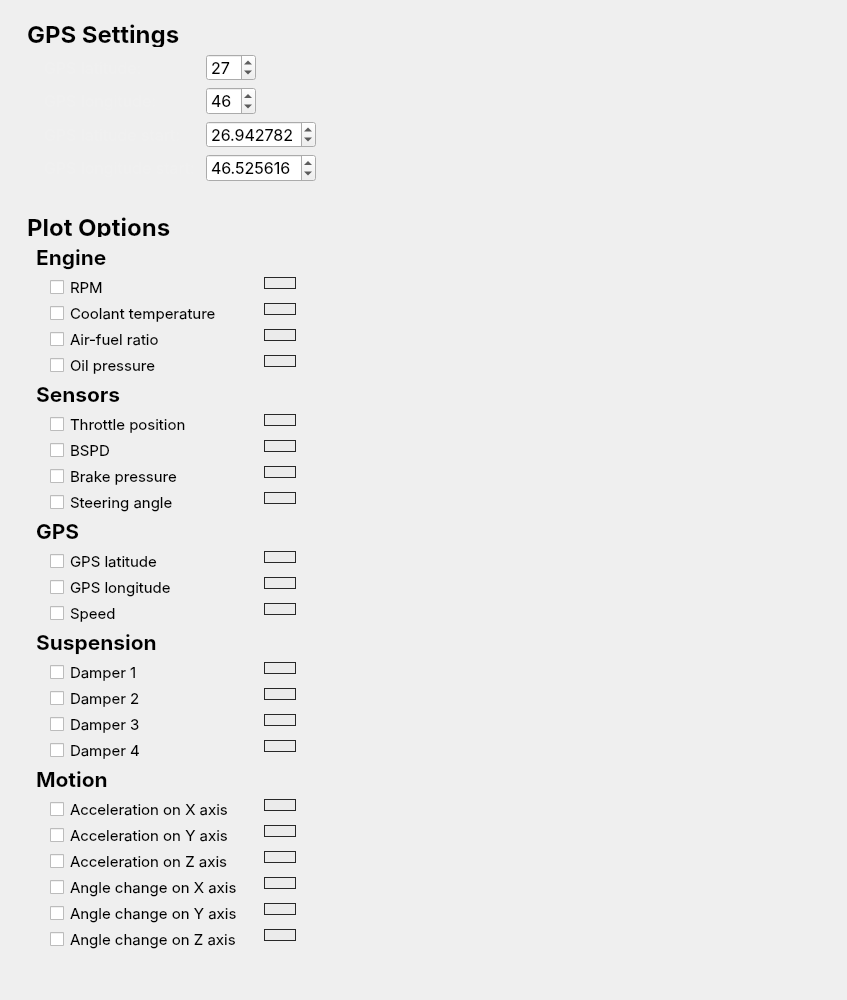
             <widget class="QWidget" name="scrollAreaWidgetContents">
              <property name="geometry">
               <rect>
                <x>0</x>
                <y>0</y>
                <width>847</width>
                <height>1000</height>
               </rect>
              </property>
              <property name="minimumSize">
               <size>
                <width>0</width>
                <height>1000</height>
               </size>
              </property>
              <layout class="QVBoxLayout" name="verticalLayout_11">
               <item>
                <widget class="QWidget" name="gpsSettingsContainer" native="true">
                 <property name="minimumSize">
                  <size>
                   <width>0</width>
                   <height>50</height>
                  </size>
                 </property>
                 <property name="styleSheet">
                  <string notr="true"/>
                 </property>
                 <layout class="QFormLayout" name="formLayout">
                  <property name="bottomMargin">
                   <number>9</number>
                  </property>
                  <item row="0" column="0">
                   <widget class="QLabel" name="gpsSettingsLabel">
                    <property name="font">
                     <font>
                      <family>Inter</family>
                      <pointsize>18</pointsize>
                      <bold>true</bold>
                     </font>
                    </property>
                    <property name="styleSheet">
                     <string notr="true">padding-bottom: 1px;</string>
                    </property>
                    <property name="text">
                     <string>GPS Settings</string>
                    </property>
                   </widget>
                  </item>
                  <item row="1" column="0">
                   <widget class="QLabel" name="gpsLatLabel">
                    <property name="font">
                     <font>
                      <family>Inter</family>
                      <pointsize>12</pointsize>
                     </font>
                    </property>
                    <property name="styleSheet">
                     <string notr="true">padding-left: 20px;
color: rgb(240, 240, 240);</string>
                    </property>
                    <property name="text">
                     <string>GPS latitude:</string>
                    </property>
                   </widget>
                  </item>
                  <item row="1" column="1">
                   <widget class="QSpinBox" name="gpsLatSelector">
                    <property name="maximumSize">
                     <size>
                      <width>50</width>
                      <height>16777215</height>
                     </size>
                    </property>
                    <property name="font">
                     <font>
                      <family>Inter</family>
                      <pointsize>12</pointsize>
                     </font>
                    </property>
                    <property name="value">
                     <number>27</number>
                    </property>
                   </widget>
                  </item>
                  <item row="3" column="0">
                   <widget class="QLabel" name="gpsLongLabel">
                    <property name="font">
                     <font>
                      <family>Inter</family>
                      <pointsize>12</pointsize>
                     </font>
                    </property>
                    <property name="styleSheet">
                     <string notr="true">padding-left: 20px;
color: rgb(240, 240, 240);</string>
                    </property>
                    <property name="text">
                     <string>GPS longitude: </string>
                    </property>
                   </widget>
                  </item>
                  <item row="3" column="1">
                   <widget class="QSpinBox" name="gpsLongSelector">
                    <property name="maximumSize">
                     <size>
                      <width>50</width>
                      <height>16777215</height>
                     </size>
                    </property>
                    <property name="font">
                     <font>
                      <family>Inter</family>
                      <pointsize>12</pointsize>
                     </font>
                    </property>
                    <property name="value">
                     <number>46</number>
                    </property>
                   </widget>
                  </item>
                  <item row="5" column="0">
                   <widget class="QLabel" name="gpsLatLabelStart">
                    <property name="font">
                     <font>
                      <family>Inter</family>
                      <pointsize>12</pointsize>
                     </font>
                    </property>
                    <property name="styleSheet">
                     <string notr="true">padding-left: 20px;
color: rgb(240, 240, 240);</string>
                    </property>
                    <property name="text">
                     <string>GPS latitude start:</string>
                    </property>
                   </widget>
                  </item>
                  <item row="7" column="0">
                   <widget class="QLabel" name="gpsLongLabelStart">
                    <property name="font">
                     <font>
                      <family>Inter</family>
                      <pointsize>12</pointsize>
                     </font>
                    </property>
                    <property name="styleSheet">
                     <string notr="true">padding-left: 20px;
color: rgb(240, 240, 240);</string>
                    </property>
                    <property name="text">
                     <string>GPS longitude start:</string>
                    </property>
                   </widget>
                  </item>
                  <item row="5" column="1">
                   <widget class="QDoubleSpinBox" name="gpsLatSelectorStart">
                    <property name="minimumSize">
                     <size>
                      <width>110</width>
                      <height>0</height>
                     </size>
                    </property>
                    <property name="maximumSize">
                     <size>
                      <width>50</width>
                      <height>16777215</height>
                     </size>
                    </property>
                    <property name="font">
                     <font>
                      <family>Inter</family>
                      <pointsize>12</pointsize>
                     </font>
                    </property>
                    <property name="decimals">
                     <number>6</number>
                    </property>
                    <property name="maximum">
                     <double>99.999999000000003</double>
                    </property>
                    <property name="value">
                     <double>26.942782000000001</double>
                    </property>
                   </widget>
                  </item>
                  <item row="7" column="1">
                   <widget class="QDoubleSpinBox" name="gpsLongSelectorStart">
                    <property name="minimumSize">
                     <size>
                      <width>110</width>
                      <height>0</height>
                     </size>
                    </property>
                    <property name="maximumSize">
                     <size>
                      <width>50</width>
                      <height>16777215</height>
                     </size>
                    </property>
                    <property name="font">
                     <font>
                      <family>Inter</family>
                      <pointsize>12</pointsize>
                     </font>
                    </property>
                    <property name="decimals">
                     <number>6</number>
                    </property>
                    <property name="value">
                     <double>46.525615999999999</double>
                    </property>
                   </widget>
                  </item>
                 </layout>
                </widget>
               </item>
               <item>
                <widget class="QWidget" name="plotOptionsContainer" native="true">
                 <property name="minimumSize">
                  <size>
                   <width>0</width>
                   <height>300</height>
                  </size>
                 </property>
                 <property name="styleSheet">
                  <string notr="true">QCheckBox {
padding-left: 30px;
padding-right: 20px;
}

QPushButton {
background-color: rgb(235, 235, 235);
max-width: 30px;
max-height: 10px;
border: 1px solid rgb(40, 40, 40);
}</string>
                 </property>
                 <layout class="QFormLayout" name="formLayout_2">
                  <property name="topMargin">
                   <number>9</number>
                  </property>
                  <item row="0" column="0">
                   <widget class="QLabel" name="plotOptionsLabel">
                    <property name="font">
                     <font>
                      <family>Inter</family>
                      <pointsize>18</pointsize>
                      <bold>true</bold>
                     </font>
                    </property>
                    <property name="styleSheet">
                     <string notr="true">padding-top: 10px;
padding-bottom: 1px;</string>
                    </property>
                    <property name="text">
                     <string>Plot Options</string>
                    </property>
                   </widget>
                  </item>
                  <item row="1" column="0">
                   <widget class="QLabel" name="engineLabel">
                    <property name="font">
                     <font>
                      <family>Inter</family>
                      <pointsize>16</pointsize>
                      <bold>true</bold>
                     </font>
                    </property>
                    <property name="styleSheet">
                     <string notr="true">padding-left: 10px;
</string>
                    </property>
                    <property name="text">
                     <string>Engine</string>
                    </property>
                   </widget>
                  </item>
                  <item row="2" column="0">
                   <widget class="QCheckBox" name="rpmCheckBox">
                    <property name="font">
                     <font>
                      <family>Inter</family>
                      <pointsize>11</pointsize>
                     </font>
                    </property>
                    <property name="text">
                     <string>RPM</string>
                    </property>
                   </widget>
                  </item>
                  <item row="2" column="1">
                   <widget class="QPushButton" name="rpmColorPicker">
                    <property name="styleSheet">
                     <string notr="true"/>
                    </property>
                    <property name="text">
                     <string/>
                    </property>
                   </widget>
                  </item>
                  <item row="3" column="0">
                   <widget class="QCheckBox" name="coolantTempCheckBox">
                    <property name="font">
                     <font>
                      <family>Inter</family>
                      <pointsize>11</pointsize>
                     </font>
                    </property>
                    <property name="text">
                     <string>Coolant temperature</string>
                    </property>
                   </widget>
                  </item>
                  <item row="3" column="1">
                   <widget class="QPushButton" name="coolantTempColorPicker">
                    <property name="styleSheet">
                     <string notr="true"/>
                    </property>
                    <property name="text">
                     <string/>
                    </property>
                   </widget>
                  </item>
                  <item row="4" column="0">
                   <widget class="QCheckBox" name="afrCheckBox">
                    <property name="font">
                     <font>
                      <family>Inter</family>
                      <pointsize>11</pointsize>
                     </font>
                    </property>
                    <property name="text">
                     <string>Air-fuel ratio</string>
                    </property>
                   </widget>
                  </item>
                  <item row="4" column="1">
                   <widget class="QPushButton" name="afrColorPicker">
                    <property name="styleSheet">
                     <string notr="true"/>
                    </property>
                    <property name="text">
                     <string/>
                    </property>
                   </widget>
                  </item>
                  <item row="5" column="0">
                   <widget class="QCheckBox" name="oilPressureCheckBox">
                    <property name="font">
                     <font>
                      <family>Inter</family>
                      <pointsize>11</pointsize>
                     </font>
                    </property>
                    <property name="text">
                     <string>Oil pressure</string>
                    </property>
                   </widget>
                  </item>
                  <item row="5" column="1">
                   <widget class="QPushButton" name="oilPressureColorPicker">
                    <property name="styleSheet">
                     <string notr="true"/>
                    </property>
                    <property name="text">
                     <string/>
                    </property>
                   </widget>
                  </item>
                  <item row="6" column="0">
                   <widget class="QLabel" name="senorsLabel">
                    <property name="font">
                     <font>
                      <family>Inter</family>
                      <pointsize>16</pointsize>
                      <bold>true</bold>
                     </font>
                    </property>
                    <property name="styleSheet">
                     <string notr="true">padding-left: 10px;
</string>
                    </property>
                    <property name="text">
                     <string>Sensors</string>
                    </property>
                   </widget>
                  </item>
                  <item row="7" column="0">
                   <widget class="QCheckBox" name="throttlePositionCheckBox">
                    <property name="font">
                     <font>
                      <family>Inter</family>
                      <pointsize>11</pointsize>
                     </font>
                    </property>
                    <property name="text">
                     <string>Throttle position</string>
                    </property>
                   </widget>
                  </item>
                  <item row="7" column="1">
                   <widget class="QPushButton" name="throttlePositionColorPicker">
                    <property name="styleSheet">
                     <string notr="true"/>
                    </property>
                    <property name="text">
                     <string/>
                    </property>
                   </widget>
                  </item>
                  <item row="8" column="0">
                   <widget class="QCheckBox" name="bspdCheckBox">
                    <property name="font">
                     <font>
                      <family>Inter</family>
                      <pointsize>11</pointsize>
                     </font>
                    </property>
                    <property name="text">
                     <string>BSPD</string>
                    </property>
                   </widget>
                  </item>
                  <item row="8" column="1">
                   <widget class="QPushButton" name="bspdColorPicker">
                    <property name="styleSheet">
                     <string notr="true"/>
                    </property>
                    <property name="text">
                     <string/>
                    </property>
                   </widget>
                  </item>
                  <item row="9" column="0">
                   <widget class="QCheckBox" name="brakePressureCheckBox">
                    <property name="font">
                     <font>
                      <family>Inter</family>
                      <pointsize>11</pointsize>
                     </font>
                    </property>
                    <property name="text">
                     <string>Brake pressure</string>
                    </property>
                   </widget>
                  </item>
                  <item row="9" column="1">
                   <widget class="QPushButton" name="brakePressureColorPicker">
                    <property name="styleSheet">
                     <string notr="true"/>
                    </property>
                    <property name="text">
                     <string/>
                    </property>
                   </widget>
                  </item>
                  <item row="10" column="0">
                   <widget class="QCheckBox" name="steeringAngleCheckBox">
                    <property name="font">
                     <font>
                      <family>Inter</family>
                      <pointsize>11</pointsize>
                     </font>
                    </property>
                    <property name="text">
                     <string>Steering angle</string>
                    </property>
                   </widget>
                  </item>
                  <item row="10" column="1">
                   <widget class="QPushButton" name="steeringAngleColorPicker">
                    <property name="styleSheet">
                     <string notr="true"/>
                    </property>
                    <property name="text">
                     <string/>
                    </property>
                   </widget>
                  </item>
                  <item row="11" column="0">
                   <widget class="QLabel" name="gpsLabel">
                    <property name="font">
                     <font>
                      <family>Inter</family>
                      <pointsize>16</pointsize>
                      <bold>true</bold>
                     </font>
                    </property>
                    <property name="styleSheet">
                     <string notr="true">padding-left: 10px;
</string>
                    </property>
                    <property name="text">
                     <string>GPS</string>
                    </property>
                   </widget>
                  </item>
                  <item row="12" column="0">
                   <widget class="QCheckBox" name="gpsLatitudeCheckBox">
                    <property name="font">
                     <font>
                      <family>Inter</family>
                      <pointsize>11</pointsize>
                     </font>
                    </property>
                    <property name="text">
                     <string>GPS latitude</string>
                    </property>
                   </widget>
                  </item>
                  <item row="12" column="1">
                   <widget class="QPushButton" name="gpsLatitudeColorPicker">
                    <property name="styleSheet">
                     <string notr="true"/>
                    </property>
                    <property name="text">
                     <string/>
                    </property>
                   </widget>
                  </item>
                  <item row="13" column="0">
                   <widget class="QCheckBox" name="gpsLongitudeCheckBox">
                    <property name="font">
                     <font>
                      <family>Inter</family>
                      <pointsize>11</pointsize>
                     </font>
                    </property>
                    <property name="text">
                     <string>GPS longitude</string>
                    </property>
                   </widget>
                  </item>
                  <item row="13" column="1">
                   <widget class="QPushButton" name="gpsLongitudeColorPicker">
                    <property name="styleSheet">
                     <string notr="true"/>
                    </property>
                    <property name="text">
                     <string/>
                    </property>
                   </widget>
                  </item>
                  <item row="14" column="0">
                   <widget class="QCheckBox" name="speedCheckBox">
                    <property name="font">
                     <font>
                      <family>Inter</family>
                      <pointsize>11</pointsize>
                     </font>
                    </property>
                    <property name="text">
                     <string>Speed</string>
                    </property>
                   </widget>
                  </item>
                  <item row="14" column="1">
                   <widget class="QPushButton" name="speedColorPicker">
                    <property name="styleSheet">
                     <string notr="true"/>
                    </property>
                    <property name="text">
                     <string/>
                    </property>
                   </widget>
                  </item>
                  <item row="15" column="0">
                   <widget class="QLabel" name="suspensionLabel">
                    <property name="font">
                     <font>
                      <family>Inter</family>
                      <pointsize>16</pointsize>
                      <bold>true</bold>
                     </font>
                    </property>
                    <property name="styleSheet">
                     <string notr="true">padding-left: 10px;
</string>
                    </property>
                    <property name="text">
                     <string>Suspension</string>
                    </property>
                   </widget>
                  </item>
                  <item row="16" column="0">
                   <widget class="QCheckBox" name="damper1CheckBox">
                    <property name="font">
                     <font>
                      <family>Inter</family>
                      <pointsize>11</pointsize>
                     </font>
                    </property>
                    <property name="text">
                     <string>Damper 1</string>
                    </property>
                   </widget>
                  </item>
                  <item row="16" column="1">
                   <widget class="QPushButton" name="damper1ColorPicker">
                    <property name="styleSheet">
                     <string notr="true"/>
                    </property>
                    <property name="text">
                     <string/>
                    </property>
                   </widget>
                  </item>
                  <item row="17" column="0">
                   <widget class="QCheckBox" name="damper2CheckBox">
                    <property name="font">
                     <font>
                      <family>Inter</family>
                      <pointsize>11</pointsize>
                     </font>
                    </property>
                    <property name="text">
                     <string>Damper 2</string>
                    </property>
                   </widget>
                  </item>
                  <item row="17" column="1">
                   <widget class="QPushButton" name="damper2ColorPicker">
                    <property name="styleSheet">
                     <string notr="true"/>
                    </property>
                    <property name="text">
                     <string/>
                    </property>
                   </widget>
                  </item>
                  <item row="18" column="0">
                   <widget class="QCheckBox" name="damper3CheckBox">
                    <property name="font">
                     <font>
                      <family>Inter</family>
                      <pointsize>11</pointsize>
                     </font>
                    </property>
                    <property name="text">
                     <string>Damper 3</string>
                    </property>
                   </widget>
                  </item>
                  <item row="18" column="1">
                   <widget class="QPushButton" name="damper3ColorPicker">
                    <property name="styleSheet">
                     <string notr="true"/>
                    </property>
                    <property name="text">
                     <string/>
                    </property>
                   </widget>
                  </item>
                  <item row="19" column="0">
                   <widget class="QCheckBox" name="damper4CheckBox">
                    <property name="font">
                     <font>
                      <family>Inter</family>
                      <pointsize>11</pointsize>
                     </font>
                    </property>
                    <property name="text">
                     <string>Damper 4</string>
                    </property>
                   </widget>
                  </item>
                  <item row="19" column="1">
                   <widget class="QPushButton" name="damper4ColorPicker">
                    <property name="styleSheet">
                     <string notr="true"/>
                    </property>
                    <property name="text">
                     <string/>
                    </property>
                   </widget>
                  </item>
                  <item row="20" column="0">
                   <widget class="QLabel" name="motionLabel">
                    <property name="font">
                     <font>
                      <family>Inter</family>
                      <pointsize>16</pointsize>
                      <bold>true</bold>
                     </font>
                    </property>
                    <property name="styleSheet">
                     <string notr="true">padding-left: 10px;
</string>
                    </property>
                    <property name="text">
                     <string>Motion</string>
                    </property>
                   </widget>
                  </item>
                  <item row="21" column="0">
                   <widget class="QCheckBox" name="accelerationXCheckBox">
                    <property name="font">
                     <font>
                      <family>Inter</family>
                      <pointsize>11</pointsize>
                     </font>
                    </property>
                    <property name="text">
                     <string>Acceleration on X axis</string>
                    </property>
                   </widget>
                  </item>
                  <item row="21" column="1">
                   <widget class="QPushButton" name="accelerationXColorPicker">
                    <property name="styleSheet">
                     <string notr="true"/>
                    </property>
                    <property name="text">
                     <string/>
                    </property>
                   </widget>
                  </item>
                  <item row="22" column="0">
                   <widget class="QCheckBox" name="accelerationYCheckBox">
                    <property name="font">
                     <font>
                      <family>Inter</family>
                      <pointsize>11</pointsize>
                     </font>
                    </property>
                    <property name="text">
                     <string>Acceleration on Y axis</string>
                    </property>
                   </widget>
                  </item>
                  <item row="22" column="1">
                   <widget class="QPushButton" name="accelerationYColorPicker">
                    <property name="styleSheet">
                     <string notr="true"/>
                    </property>
                    <property name="text">
                     <string/>
                    </property>
                   </widget>
                  </item>
                  <item row="23" column="0">
                   <widget class="QCheckBox" name="accelerationZCheckBox">
                    <property name="font">
                     <font>
                      <family>Inter</family>
                      <pointsize>11</pointsize>
                     </font>
                    </property>
                    <property name="text">
                     <string>Acceleration on Z axis</string>
                    </property>
                   </widget>
                  </item>
                  <item row="23" column="1">
                   <widget class="QPushButton" name="accelerationZColorPicker">
                    <property name="styleSheet">
                     <string notr="true"/>
                    </property>
                    <property name="text">
                     <string/>
                    </property>
                   </widget>
                  </item>
                  <item row="24" column="0">
                   <widget class="QCheckBox" name="angleXCheckBox">
                    <property name="font">
                     <font>
                      <family>Inter</family>
                      <pointsize>11</pointsize>
                     </font>
                    </property>
                    <property name="text">
                     <string>Angle change on X axis</string>
                    </property>
                   </widget>
                  </item>
                  <item row="24" column="1">
                   <widget class="QPushButton" name="angleXColorPicker">
                    <property name="styleSheet">
                     <string notr="true"/>
                    </property>
                    <property name="text">
                     <string/>
                    </property>
                   </widget>
                  </item>
                  <item row="25" column="0">
                   <widget class="QCheckBox" name="angleYCheckBox">
                    <property name="font">
                     <font>
                      <family>Inter</family>
                      <pointsize>11</pointsize>
                     </font>
                    </property>
                    <property name="text">
                     <string>Angle change on Y axis</string>
                    </property>
                   </widget>
                  </item>
                  <item row="25" column="1">
                   <widget class="QPushButton" name="angleYColorPicker">
                    <property name="styleSheet">
                     <string notr="true"/>
                    </property>
                    <property name="text">
                     <string/>
                    </property>
                   </widget>
                  </item>
                  <item row="26" column="0">
                   <widget class="QCheckBox" name="angleZCheckBox">
                    <property name="font">
                     <font>
                      <family>Inter</family>
                      <pointsize>11</pointsize>
                     </font>
                    </property>
                    <property name="text">
                     <string>Angle change on Z axis</string>
                    </property>
                   </widget>
                  </item>
                  <item row="26" column="1">
                   <widget class="QPushButton" name="angleZColorPicker">
                    <property name="styleSheet">
                     <string notr="true"/>
                    </property>
                    <property name="text">
                     <string/>
                    </property>
                   </widget>
                  </item>
                 </layout>
                </widget>
               </item>
               <item>
                <spacer name="verticalSpacer">
                 <property name="orientation">
                  <enum>Qt::Vertical</enum>
                 </property>
                 <property name="sizeHint" stdset="0">
                  <size>
                   <width>20</width>
                   <height>40</height>
                  </size>
                 </property>
                </spacer>
               </item>
              </layout>
             </widget>
